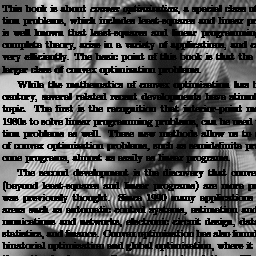
%> input picture barbara_contaminated.png, 256 x 256 px
$ octave ReadData.m   (GNU Octave 9; MATLAB toolbox functions it lacks are replaced by stand-ins)
%> lines starting %> are read from the running program, lines starting %| are printed output that depends on the picture
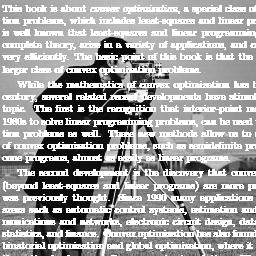
%> input picture cameraman_contaminated.png, 256 x 256 px
### swt2.m
%stationary frame transform for 2D image
%im---image
%order---spline order: 1 or 3
%level---decomposition level
function ds=swt2(im,order,level)
%> called with order = 1, level = 1

[height, width] = size(im);
%> height = 256; width = 256

%get the mask
allmask = splmask(order,1,'U');
[maskno, masklen] = size(allmask);

%space allocation
% |  |   |   |...| ......|   |    |...|
%app    det(le)           det(1)
%ie, first array is approx part, followed by detail part on level le,
%then detail part on level (le-1) all the way up to detail on level 1
wavecfs = zeros(height, width, 1+level*(maskno^2-1));
wavecfs(:,:,1) = im;
for le=1:level
    %mask with padding zeros
    allmask = splmask(order,le,'U');
    [maskno, masklen] = size(allmask);
    %filtering with filter on X, then with filter on Y
    app = reshape(wavecfs(:,:,1),height,width);
    windex = (level-le)*(maskno^2-1);
    for fi=1:maskno
        es = MirrorExtY(app,(masklen-1)/2,1);
        tmpx = conv2(es,allmask(fi,:)','valid'); %on X
        %taking transpose is for filtering on Y
        es = MirrorExtY(tmpx',(masklen-1)/2,1);
        for fj=1:maskno
            tmpxy = conv2(es,allmask(fj,:)','valid'); %on Y
            if(fi==1)&&(fj==1)
                wavecfs(:,:,1)=tmpxy'; %transpose again
            else
                wavecfs(:,:,windex+maskno*(fi-1)+fj)=tmpxy';
            end
        end
    end
end

ds=wavecfs;
%=========%


%%=========     SCALING FACTOR CONSIDERATION    ============%%
%its purpose is to energy preserving by L2-norm coefficients
%that is: normalization should be the one satisfying Bessel inequality

%====   the downsampled version ============================%%
%the normalization factor is 1/sqrt(2)
%with respect to the mask in the refinement or wavelet equation

%====   the undecimated version ============================%%
%the normalization factor is 1/2
%with respect to the mask in the refinement or wavelet equation

%%%=========================================================%%
%please refer to p149 <<A wavelet tour of signal processing>>

%the mask for linear or cubic spline wavelets, and Harr wavelet
    function m = splmask(order, level, version)

        pad=zeros(1,2^(level-1)-1);
        if order == 0
            %linear spline frame masks
            if version == 'U' %undecimated
                phi=1/2*[1 pad 0 pad 1];
                psi=1/2*[1 pad 0 pad -1];
            else  %version == 'D'
                phi=1/2*[1 pad 0 pad 1];
                psi=1/2*[1 pad 0 pad -1];
            end
            m=[phi;psi];
        elseif order==1
            %linear spline frame masks
            if version == 'U' %undecimated
                phi=1/4*[1 pad 2 pad 1];       %refinement mask
                psi1=sqrt(2)/4*[1 pad 0 pad -1];    %first wavelet mask
                psi2=1/4*[-1 pad 2 pad -1];         %second wavelet mask
            else  %version == 'D'
                phi=sqrt(2)/4*[1 pad 2 pad 1];
                psi1=1/2*[1 pad 0 pad -1];
                psi2=sqrt(2)/4*[-1 pad 2 pad -1];
            end
            m=[phi;psi1;psi2];
        elseif order==3
            %cubic spline frame masks
            if version == 'U' %undecimated
                phi=[1/16 pad 1/4 pad 3/8 pad 1/4 pad 1/16];            %refinement mask
                psi1=[-1/8 pad -1/4 pad 0 pad 1/4 pad 1/8];             %first wavelet mask
                psi2=sqrt(3)/sqrt(2)*[1/8 pad 0 pad -1/4 pad 0 pad 1/8];%second wavelet mask
                psi3=[-1/8 pad 1/4 pad 0 pad -1/4 pad 1/8];             %third wavelet mask
                psi4=[1/16 pad -1/4 pad 3/8 pad -1/4 pad 1/16];         %fourth wavelet mask
            else
                phi=sqrt(2)*[1/16 pad 1/4 pad 3/8 pad 1/4 pad 1/16];
                psi1=sqrt(2)*[-1/8 pad -1/4 pad 0 pad 1/4 pad 1/8];
                psi2=sqrt(3)*[1/8 pad 0 pad -1/4 pad 0 pad 1/8];
                psi3=sqrt(2)*[-1/8 pad 1/4 pad 0 pad -1/4 pad 1/8];
                psi4=sqrt(2)*[1/16 pad -1/4 pad 3/8 pad -1/4 pad 1/16];
            end
            m=[phi;psi1;psi2;psi3;psi4];
        else
            error('wrong spline order');
        end

    end


%mirror extension for a signal or image on X axis
    % [44 lines left out: functions MirrorExtX, MirrorExtY, not called in this run]

end

### iswt2.m
%inverse stationary wavelet transform for 2D image
%s---signal
%order---spline order: 1 or 3
%level---decomposition level
function rs=iswt2(ds,order,level)
%> called with order = 1, level = 1

%get the dimension
[height, width, arrayno] = size(ds);
%> arrayno = 9

%get the mask
allmask = splmask(order,1,'U');
[maskno, masklen] = size(allmask);

%space allocation
% |  |    |   |...| ......|   |    |...|
%app(le)  det(le)             det(1)
%ie, first array is approx part, followed by detail part on level le,
%then detail part on level (le-1) all the way up to detail on level 1
for le=level:-1:1
    %approx part on current level
    if le==level
        att=reshape(ds(:,:,1),height,width);
    else
        att=rs;
    end
    %mask with padding zeros
    allmask = splmask(order,le,'U');
    allmask = allmask(:,end:-1:1); %flip the masks
    [maskno, masklen] = size(allmask);
    %reconstruction one level up
    %storage of wavelets on current level starts from windex+2
    windex = (level-le)*(maskno^2-1);
    rs = zeros(size(att));
    for fi=1:maskno
        %first reconstruct on Y
        tmpy = zeros(size(rs'));
        for fj=1:maskno
            if(fi==1)&&(fj==1)
                tmpim = att;
            else
                tmpim = reshape(ds(:,:,windex+maskno*(fi-1)+fj),height,width);
            end
            if mod(fj,2)==0
                es = MirrorExtY(tmpim',(masklen-1)/2,2);
            else
                es = MirrorExtY(tmpim',(masklen-1)/2,1);
            end
            tmpy = tmpy+conv2(es,allmask(fj,:)','valid');
        end
        %then reconstruct on X
        if mod(fi,2)==0
            es = MirrorExtY(tmpy',(masklen-1)/2,2);
        else
            es = MirrorExtY(tmpy',(masklen-1)/2,1);
        end
        rs = rs+conv2(es,allmask(fi,:)','valid');
    end
    %rs=rs/4;
end
%> this loop made 1 pass
%> pass 1, in iswt2, `att=reshape(ds(:,:,1),height,width);`:
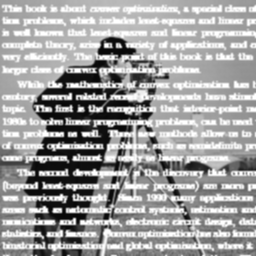
%> att: size 256x256 double; min 8, max 255, mean 161.2; mean of the top-left, top-right, bottom-left and bottom-right quarters 162, 185.2, 131.6, 166.1
%> after the loop:
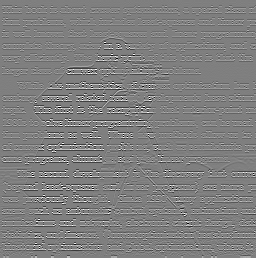
%> es: size 258x256 double; min -123.5, max 123.5, mean 0; drawn with min black and max white
%> after the loop:
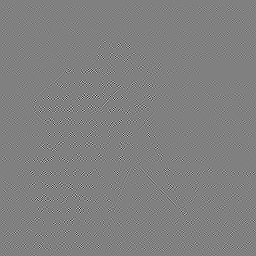
%> tmpim: size 256x256 double; min -76.56, max 75.19, mean 0; drawn with min black and max white
%================================================%


%%=========     SCALING FACTOR CONSIDERATION    ============%%
%its purpose is to energy preserving by L2-norm coefficients
%that is: normalization should be the one satisfying Bessel inequality

%====   the downsampled version ============================%%
%the normalization factor is 1/sqrt(2)
%with respect to the mask in the refinement or wavelet equation

%====   the undecimated version ============================%%
%the normalization factor is 1/2
%with respect to the mask in the refinement or wavelet equation

%%%=========================================================%%
%please refer to p149 <<A wavelet tour of signal processing>>

%the mask for linear or cubic spline wavelets, and Harr wavelet
    % [46 lines left out: function splmask, not called in this run]


%mirror extension for a signal or image on X axis
    % [44 lines left out: functions MirrorExtX, MirrorExtY, not called in this run]


end

### ReadData.m
%function ReadData

I1 = double(imread('barbara_contaminated.png'));
I2 = double(imread('cameraman_contaminated.png'));
figure;
imshow(I1,[]);
figure;
imshow(I2,[]);

load Omega  %%%%% I1(Omega), I2(Omega) are not contaminated


%%%%%%   Wavelet transformation  W*u,, W^T*W = I
coef = swt2(I2,1,1);
%%% Soft Thresholding needs to apply on coef(:,:,2:end)
%%%%%  Inverse wavelet transformation W^T*u
newI = iswt2(coef,1,1);

figure;
imshow(newI,[]);
